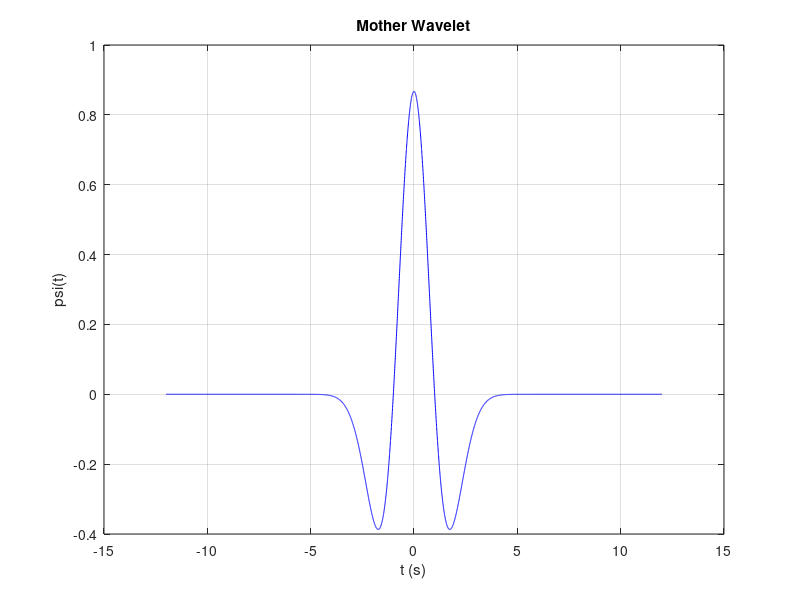
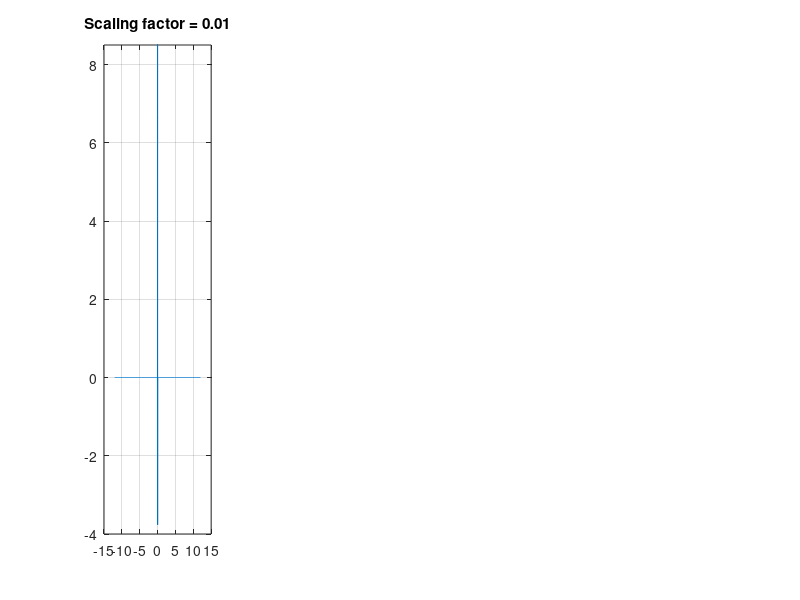

Write MATLAB code to recreate these figures, in order. (Note: this script raises an error after producing the figures.)
clearvars; close all; clc;

fs = 250;           % Sample frequency
N = 3000;           % Data length
t = (-N:N)/fs;      % Time scale
s = 0.01:0.1:2;     % Values of scaling factor

% Maxican hat wavelet
%...

wavelt = -0.8671 .* exp(-0.5*t.^2).*(t.^2-1);



figure;
plot(t,wavelt,'b');
xlabel("t (s)");
ylabel("\psi(t)");
title("Mother Wavelet");
grid on;

k = 1;
for i = 1:5
    figure;
    for j = 1:4
        subplot(1,4,j);
        s_wavelt = (1/sqrt(s(k)))* (-0.8671 .* exp(-0.5*(t/s(k)).^2).*((t/s(k)).^2-1));
        plot(t, s_wavelt);
        ylim([-4,8.5]);
        title_string = sprintf("Scaling factor = %.2f",s(k));
        title(title_string);
        grid on; 
        disp(sprintf("When scaling factor is %.2f, mean = %.2f , energy = %.2f",s(k),mean(s_wavelt),round(trapz(t, wavelt.^2),2)));
        k=k+1;
    end 
end







% Generating spectra of wavelets
Fwavelt = fft(wavelt)/length(wavelt);
hz = linspace(0,fs/2,floor(length(wavelt)/2)+1);
figure;
plot(hz,2*abs(Fwavelt(1:length(hz))));
xlabel('Frequency (Hz)'), ylabel('Amplitude');
title("Spectra of the Mother Wavelet")

k = 1;
for i = 1:5
    figure;
    for j = 1:4
        subplot(1,4,j);
        s_wavelt = (1/sqrt(s(k)))* (-0.8671 .* exp(-0.5*(t/s(k)).^2).*((t/s(k)).^2-1));

        Fwavelt = fft(s_wavelt)/length(s_wavelt);
        hz = linspace(0,fs/2,floor(length(s_wavelt)/2)+1);
        
        plot(hz,2*abs(Fwavelt(1:length(hz))));
        xlabel('Frequency (Hz)'), ylabel('Amplitude');
        ylim([0,0.2]);
        title_string = sprintf("Scaling factor = %.2f",s(k));
        title(title_string);
        grid on; 
        k=k+1;
    end 
end


% % Ploting the spectrogram
% h = pcolor();
% set(h, 'EdgeColor', 'none');
% colormap jet
% xlabel('Time (s)')
% ylabel('Scale')
% title('Spectrogram')